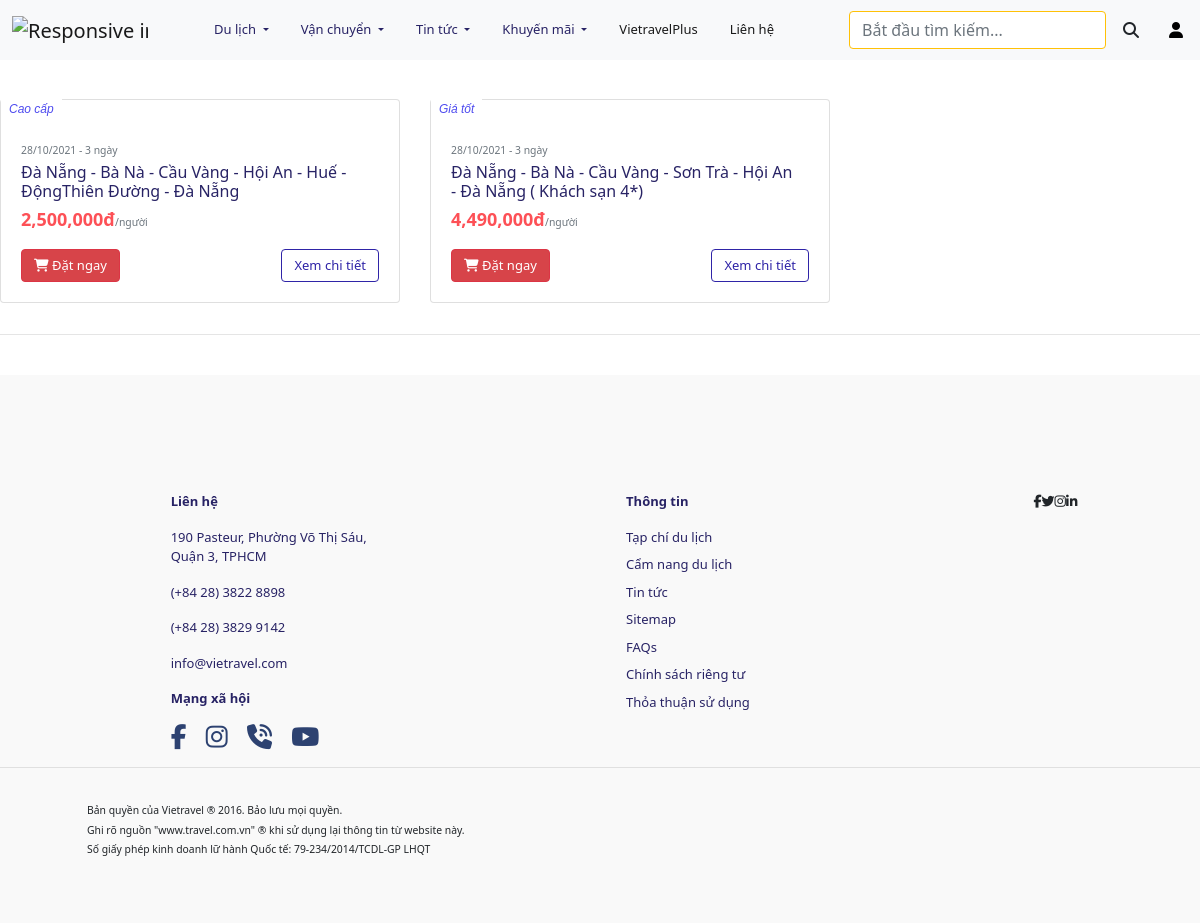
/listtour.php?search=Đà Nẵng, run on the app's committed database.
### tables this page shows
CREATE TABLE `tours` (
  `tour_id` int(11) NOT NULL,
  `tour_name` varchar(255) NOT NULL,
  `description` varchar(5000) DEFAULT NULL,
  `places` varchar(500) NOT NULL,
  `day_count` int(11) NOT NULL,
  `res_id` int(11) DEFAULT NULL,
  `hotel_id` int(11) DEFAULT NULL,
  `price_per_person` int(11) NOT NULL,
  `image_1` varchar(255) NOT NULL,
  `image_2` varchar(255) NOT NULL,
  `image_3` varchar(255) NOT NULL,
  `image_4` varchar(255) NOT NULL,
  `city_id` int(11) NOT NULL,
  `tour_guide_id` int(11) DEFAULT NULL,
  `tour_type_id` int(10) NOT NULL,
  `tour_rank_id` int(10) NOT NULL,
  `travel_schedule` text DEFAULT NULL,
  `max` int(11) NOT NULL DEFAULT 6,
  `status` int(11) NOT NULL DEFAULT 1
);

CREATE TABLE `ranks` (
  `rank_id` int(10) NOT NULL,
  `rank_name` varchar(55) NOT NULL,
  `description` varchar(255) NOT NULL
);

### config/database-function.php (called while the page is built, shortened)
<?php
    require_once('database-connection.php');
    function simpleQuery($sql, bool $isGet = true, $params = []){
        global $conn;
        $stmt = $conn -> prepare($sql);
        $stmt -> execute();
        if($isGet){
            $record = $stmt -> get_result() -> fetch_all(MYSQLI_ASSOC);
            return $record;
        }else{
            return $stmt;
        }
    }
?>

### listtour.php (the view, shortened to what this page needs)
<?php
include("./templates/header.php");
if (isset($_GET['tour_type'])) {
    $tour = $_GET['tour_type'];
    $sql = "select count(tours.tour_id) as count,tours.tour_type_id, tours.tour_id, tours.tour_name,
    tours.price_per_person, tours.day_count, cities.city_name, tours.image_1,
    ranks.rank_name from tours, cities, ranks
    where status != -1 and tours.tour_type_id = $tour and  tours.city_id = cities.city_id
    and tours.tour_rank_id = ranks.rank_id group by tours.tour_id ORDER BY count DESC";
} elseif (isset($_GET['search'])) {
    $tour = $_GET['search'];
    $sql = "select tours.tour_id, tours.tour_name,
    tours.price_per_person, tours.day_count, cities.city_name, tours.image_1,
    ranks.rank_name from tours, cities, ranks where status != -1 and
    cities.city_id = tours.city_id and tours.tour_rank_id = ranks.rank_id and tours.tour_name like '%$tour%' GROUP by tours.tour_id order BY tours.tour_id DESC
    ";
} else {
    $sql = "select * from tours, cities, ranks
    where status != -1 and tours.city_id = cities.city_id
    and tours.tour_rank_id = ranks.rank_id";
}
?>
<main>
    <div class="mr-auto ml-auto" style="max-width: 1300px">
        <br>
        <br>
        <div class="card-deck">
            <?php
            $tour = simpleQuery($sql);
            foreach ($tour as $t) {
                $price = $t["price_per_person"];
                $price = number_format($price, 0, "", ",");
                echo '
                <div class="card uu-dai taks">
                <div class="h-card-container">
                    <a href="more_info.php?tour_id=' . $t["tour_id"] . '">
                    <img src="' . $t["image_1"] . '" class="card-img-top h-latest-tour-image" alt="...">
                    </a>
                    <div class="h-card-rank">' . $t["rank_name"] . '</div>
                </div>
                <div class="card-body">
                    <p class="card-text mb-1"><small class="text-muted">28/10/2021 - ' . $t["day_count"] . ' ngày</small></p>
                    <a href="#"><h5 class="card-title pr-2 mb-1" style="color: #282365; font-size: medium;">' . $t["tour_name"] . '</h5></a>
                    <p class="card-text"><b style="font-size: large; color:#FD5056;">' . $price . 'đ</b><small class="text-muted">/người</small></p>
                    <a href="booking.php?tour_id=' . $t["tour_id"] . '" class="btn btn-danger" style="font-size: small; background-color: #D74449;"><i
                        class="fas fa-shopping-cart"></i>&#160;Đặt ngay</a>
                    <a href="more_info.php?tour_id=' . $t["tour_id"] . '" class="btn btn-light" style="font-size: small; background-color: #ffffff; float: right; border: 1px solid #2f24a7; color: #2f24a7;">Xem chi tiết</a>
                </div>
                </div>
            ';
            }
            ?>
        </div>
    </div>
</main>
<?php
include("./templates/footer.php");
?>

### content/index.css (style rules this page uses)
body { padding: 0; margin: 0; box-sizing: border-box; }
.h-card-container { position: relative; }
.h-card-rank { font-family: mulish,sans-serif; color: #4d4aef; padding: 2px 8px 2px 8px; font-size: 12px; font-style: italic; bottom: 0px; background: white; position: absolute; }

### css/style.css (style rules this page uses)
:root { --bs-blue: #0d6efd; --bs-indigo: #6610f2; --bs-purple: #6f42c1; --bs-pink: #d63384; --bs-red: #dc3545; --bs-orange: #fd7e14; --bs-yellow: #ffc107; --bs-green: #198754; --bs-teal: #20c997; --bs-cyan: #0dcaf0; --bs-white: #fff; --bs-gray: #6c757d; --bs-gray-dark: #343a40; --bs-primary: #fd5056; --bs-secondary: #2d4271; --bs-success: #198754; --bs-info: #0dcaf0; --bs-warning: #ffc107; --bs-danger: #dc3545; --bs-light: #f8f9fa; --bs-dark: #212529; --bs-font-sans-serif: system-ui, -apple-system, "Segoe UI", Roboto, "Helvetica Neue", Arial, "Noto Sans", "Liberation Sans", sans-serif, "Apple Color Emoji", "Segoe UI Emoji", "Segoe UI Symbol", "Noto Color Emoji"; --bs-font-monospace: SFMono-Regular, Menlo, Monaco, Consolas, "Liberation Mono", "Courier New", monospace; --bs-gradient: linear-gradient( 180deg, rgba(255, 255, 255, 0.15), rgba(255, 255, 255, 0) ); --ui-icon-size-xs: 26px; --ui-icon-size-sm: 31px; --ui-icon-size-md: 39px; --ui-icon-size-lg: 47px; }
body { margin: 0; font-family: var(--bs-font-sans-serif); font-size: 13px; font-weight: 400; line-height: 1.5; color: #212529; background-color: #fff; -webkit-text-size-adjust: 100%; -webkit-tap-highlight-color: transparent; }
a { text-decoration: none; color: #2d4271; }
.taks { min-width: 400px; max-width: 400px; margin-bottom: 15px !important; }

### data on the page
tours: tour_rank.rank_name "Cao cấp", day_count "3", tour_name "Đà Nẵng - Bà Nà - Cầu Vàng - Hội An - Huế - ĐộngThiên Đường - Đà Nẵng", price_per_person "2,500,000"
tours: tour_rank.rank_name "Giá tốt", day_count "3", tour_name "Đà Nẵng - Bà Nà - Cầu Vàng - Sơn Trà - Hội An - Đà Nẵng ( Khách sạn 4*)", price_per_person "4,490,000"
